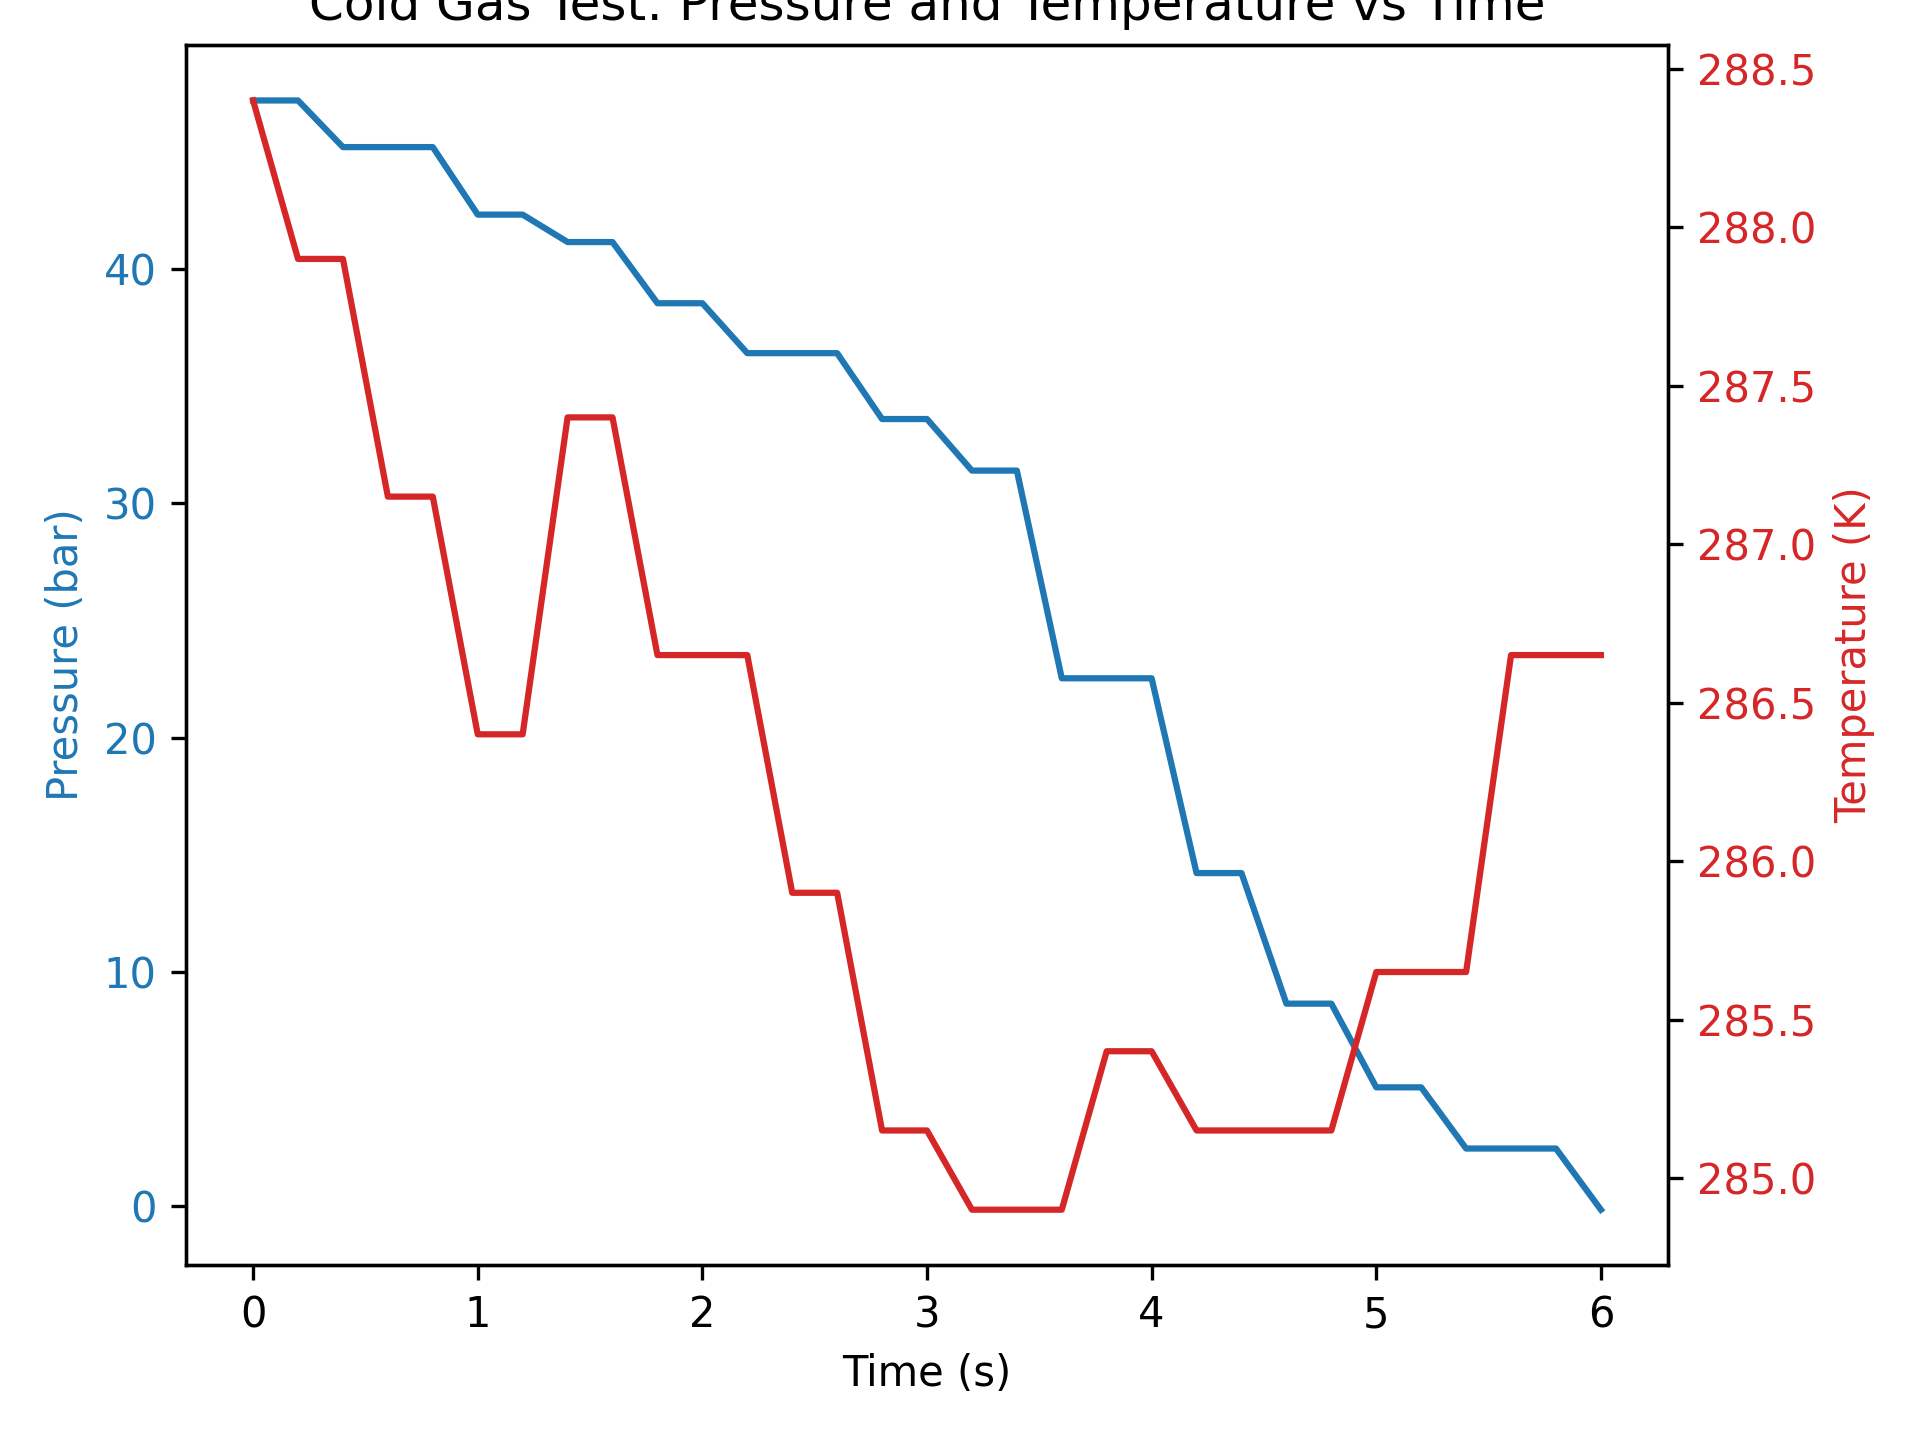

Here is the Python script that generated this plot:
# code to plot the cold_gas_test csv file

import matplotlib.pyplot as plt
import csv

filename = "cold_gas_test.csv"

with open(filename, 'r') as f:
    reader = csv.DictReader(f)
    time_s = []
    pressure_bar = []
    temperature_k = []


    for row in reader:
        time_str = row['time_zeroed']
        minutes, seconds = map(float, time_str.split(':'))
        total_seconds = minutes * 60 + seconds
        time_s.append(total_seconds)
        pressure_bar.append(float(row['pressure(bar)']))
        temperature_k.append(float(row['temp(c)']) + 273.15)


print(f"Read {len(time_s)} data points from {filename}.")

# plot pressure and temperature vs time
fig, ax1 = plt.subplots()
color = 'tab:blue'
ax1.set_xlabel('Time (s)')
ax1.set_ylabel('Pressure (bar)', color=color)
ax1.plot(time_s, pressure_bar, color=color)
ax1.tick_params(axis='y', labelcolor=color)
ax2 = ax1.twinx()
color = 'tab:red'
ax2.set_ylabel('Temperature (K)', color=color)
ax2.plot(time_s, temperature_k, color=color)
ax2.tick_params(axis='y', labelcolor=color)
fig.tight_layout()
plt.title('Cold Gas Test: Pressure and Temperature vs Time')
fig.savefig("cold_gas_test_plot.png", dpi=300)
plt.show()
